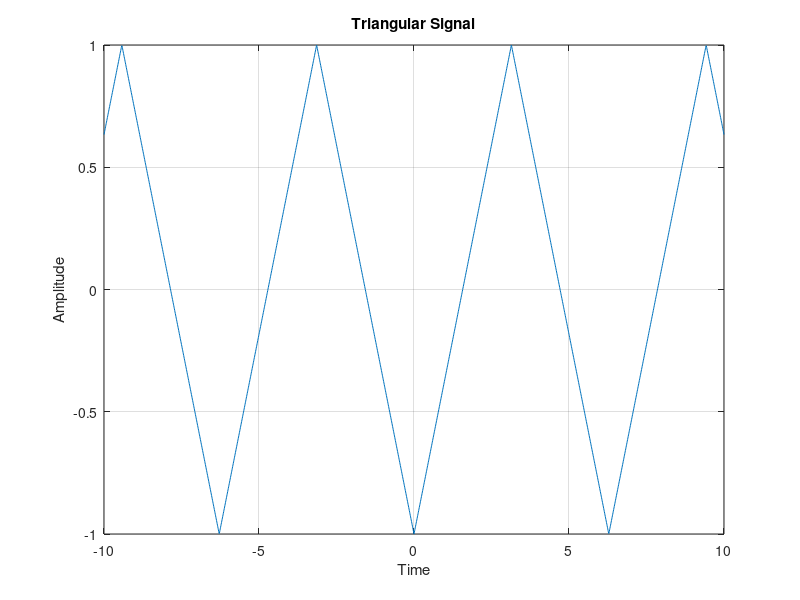

MATLAB code for this plot:
%triangular
% Time values
t = -10:0.01:10;
y=sawtooth(t,0.5);

% Plot the triangular signal
axis([-12 12 -1 2])
plot(t, y);
xlabel('Time');
ylabel('Amplitude');
title('Triangular Signal');
grid on;